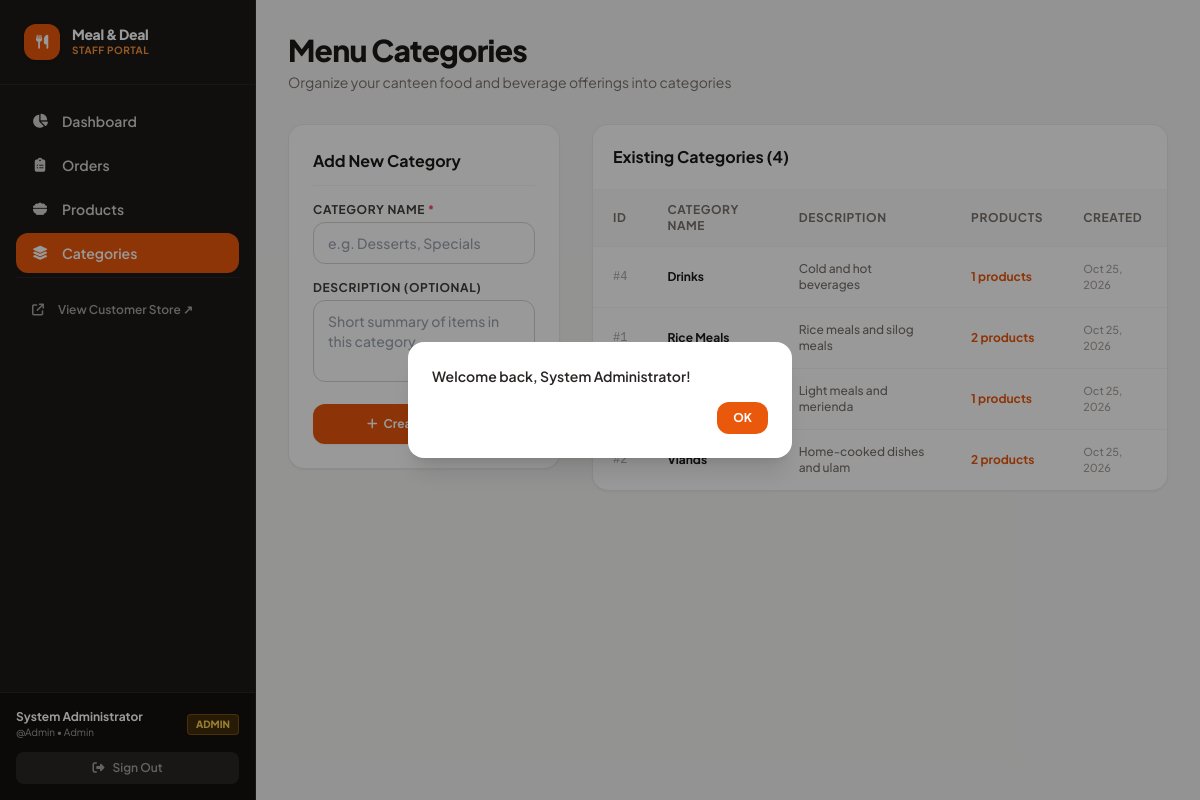
Page /admin/categories (signed in) on the committed database.
### tables this page shows
CREATE TABLE categories (
    id BIGINT UNSIGNED AUTO_INCREMENT PRIMARY KEY,
    name VARCHAR(100) NOT NULL UNIQUE,
    description TEXT NULL,
    created_at TIMESTAMP DEFAULT CURRENT_TIMESTAMP,
    updated_at TIMESTAMP DEFAULT CURRENT_TIMESTAMP
        ON UPDATE CURRENT_TIMESTAMP
);

### app/Core/Controller.php (called while the page is built, shortened)
<?php
class Controller
{
    protected function render(string $view, array $data = [], ?string $layout = 'layouts/main'): void
    {
        View::render($view, $data, $layout);
    }
}

### app/Controllers/Admin/CategoryController.php (called while the page is built, shortened)
<?php
class CategoryController extends Controller
{
    public function index(): void
    {
        $categories = Category::all();
        $this->render('admin/categories/index', [
            'title' => 'Category Management',
            'categories' => $categories,
        ], 'layouts/admin');
    }
}

### public/index.php (called while the page is built, shortened)
<?php
require_once dirname(__DIR__) . '/app/Core/helpers.php';
$router = new Router();
$router->dispatch(
    $_SERVER['REQUEST_METHOD'],
    $_SERVER['REQUEST_URI']
);

### app/Models/Category.php (called while the page is built, shortened)
<?php
class Category
{
    public static function all(): array
    {
        $pdo = Database::connection();
        $stmt = $pdo->query('
            SELECT c.*, COUNT(p.id) AS products_count
            FROM categories c
            LEFT JOIN products p ON p.category_id = c.id
            GROUP BY c.id
            ORDER BY c.name ASC
        ');
        return $stmt->fetchAll();
    }
}

### app/Core/helpers.php (called while the page is built, shortened)
<?php
if (!function_exists('e')) {
    function e(?string $value): string
    {
        return htmlspecialchars((string) $value, ENT_QUOTES, 'UTF-8');
    }
}

### app/Views/admin/categories/index.php (the view, shortened to what this page needs)
<div class="space-y-8">
    <div>
        <h1 class="text-2xl sm:text-3xl font-extrabold text-stone-900 tracking-tight">Menu Categories</h1>
        <p class="text-xs sm:text-sm text-stone-500 mt-1">Organize your canteen food and beverage offerings into categories</p>
    </div>
    <div class="grid grid-cols-1 lg:grid-cols-12 gap-8 items-start">
        <div class="lg:col-span-4 bg-white rounded-2xl border border-stone-200/80 shadow-sm p-6 space-y-4">
            <h2 class="text-base font-bold text-stone-900 border-b border-stone-100 pb-3">Add New Category</h2>
            <form action="/admin/categories/store" method="POST" class="space-y-4">
                <div>
                    <label for="name" class="block text-xs font-bold uppercase tracking-wider text-stone-700 mb-1">
                        Category Name <span class="text-rose-500">*</span>
                    </label>
                    <input
                        type="text"
                        id="name"
                        name="name"
                        required
                        placeholder="e.g. Desserts, Specials"
                        class="w-full px-3.5 py-2.5 rounded-xl border border-stone-300 focus:outline-none focus:ring-2 focus:ring-orange-500 text-sm font-medium"
                    >
                </div>
                <div>
                    <label for="description" class="block text-xs font-bold uppercase tracking-wider text-stone-700 mb-1">
                        Description (Optional)
                    </label>
                    <textarea
                        id="description"
                        name="description"
                        rows="3"
                        placeholder="Short summary of items in this category"
                        class="w-full px-3.5 py-2.5 rounded-xl border border-stone-300 focus:outline-none focus:ring-2 focus:ring-orange-500 text-sm font-medium"
                    ></textarea>
                </div>
                <button
                    type="submit"
                    class="w-full py-3 px-4 rounded-xl bg-orange-600 hover:bg-orange-700 text-white font-bold text-xs shadow-sm hover:shadow transition inline-flex items-center justify-center gap-1.5"
                >
                    <i class="fa-solid fa-plus text-xs"></i>
                    <span>Create Category</span>
                </button>
            </form>
        </div>
        <div class="lg:col-span-8 bg-white rounded-2xl border border-stone-200/80 shadow-sm overflow-hidden">
            <div class="p-5 border-b border-stone-100 flex items-center justify-between">
                <h2 class="font-bold text-base text-stone-900">Existing Categories (<?= count($categories) ?>)</h2>
            </div>
            <?php if (empty($categories)): ?>
                <div class="p-10 text-center text-stone-400 text-sm">
                    No categories created yet.
                </div>
            <?php else: ?>
                <div class="overflow-x-auto">
                    <table class="w-full text-left text-xs">
                        <thead class="bg-stone-50 text-stone-500 uppercase font-bold tracking-wider border-b border-stone-100">
                            <tr>
                                <th class="px-5 py-3">ID</th>
                                <th class="px-5 py-3">Category Name</th>
                                <th class="px-5 py-3">Description</th>
                                <th class="px-5 py-3">Products</th>
                                <th class="px-5 py-3">Created</th>
                            </tr>
                        </thead>
                        <tbody class="divide-y divide-stone-100 text-stone-700 font-medium">
                            <?php foreach ($categories as $cat): ?>
                                <tr class="hover:bg-stone-50/70 transition">
                                    <td class="px-5 py-3.5 text-stone-400 font-mono">#<?= (int)$cat['id'] ?></td>
                                    <td class="px-5 py-3.5 font-bold text-stone-900">
                                        <?= e($cat['name']) ?>
                                    </td>
                                    <td class="px-5 py-3.5 text-stone-500">
                                        <?= e($cat['description'] ?? '—') ?>
                                    </td>
                                    <td class="px-5 py-3.5">
                                        <a href="/admin/products?category=<?= (int)$cat['id'] ?>" class="inline-flex items-center gap-1 font-bold text-orange-600 hover:underline">
                                            <?= (int)$cat['products_count'] ?> products
                                        </a>
                                    </td>
                                    <td class="px-5 py-3.5 text-stone-400 text-[11px]">
                                        <?= date('M d, Y', strtotime($cat['created_at'])) ?>
                                    </td>
                                </tr>
                            <?php endforeach; ?>
                        </tbody>
                    </table>
                </div>
            <?php endif; ?>
        </div>
    </div>
</div>

### app/Core/Router.php (shortened to what this page needs)
<?php
class Router
{
    private array $routes = [];
    private function add(
        string $method,
        string $path,
        array $handler
    ): void {
        $path = $this->normalizePath($path);
        $this->routes[] = [
            'method' => $method,
            'path' => $path,
            'handler' => $handler,
        ];
    }
    private function normalizePath(string $path): string
    {
        $path = '/' . trim($path, '/');
        return $path === '' ? '/' : $path;
    }
    public function dispatch(string $method, string $uri): void
    {
        $path = parse_url($uri, PHP_URL_PATH);
        $path = $this->normalizePath($path);
        foreach ($this->routes as $route) {
            $params = $this->matchPath($route['path'], $path);
            if ($params === null) {
                continue;
            }
            [$controllerClass, $action] = $route['handler'];
            $controller = new $controllerClass();
            $controller->$action(...array_values($params));
            return;
        }
    }
    private function matchPath(
        string $routePath,
        string $requestPath
    ): ?array {
        $segments = explode('/', trim($routePath, '/'));
        $regexSegments = [];
        foreach ($segments as $segment) {
            if (
                preg_match(
                    '/^\{([a-zA-Z_][a-zA-Z0-9_]*)\}$/',
                    $segment,
                    $matches
                )
            ) {
                $regexSegments[] =
                    '(?P<' . $matches[1] . '>[^/]+)';
            } else {
                $regexSegments[] = preg_quote($segment, '#');
            }
        }
        $pattern = '#^/' . implode('/', $regexSegments) . '/?$#';
        if (!preg_match($pattern, $requestPath, $matches)) {
            return null;
        }
        $params = [];
        return $params;
    }
}

### app/Views/layouts/admin.php (style rules this page uses)
body { font-family: 'Plus Jakarta Sans', sans-serif; }

### rows in the picture
categories: id "4", name "Drinks", description "Cold and hot beverages", products_count "1", created_at "Oct 25, 2026"
categories: id "1", name "Rice Meals", description "Rice meals and silog meals", products_count "2", created_at "Oct 25, 2026"
categories: description "Light meals and merienda", products_count "1", created_at "Oct 25, 2026"
categories: id "2", name "Viands", description "Home-cooked dishes and ulam", products_count "2", created_at "Oct 25, 2026"

### other values in the picture
$msg "Welcome back, System Administrator!"
count($categories) "4"
